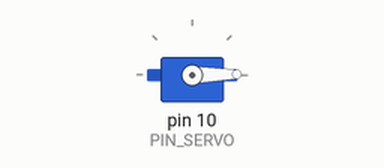
This sketch was run on a simulated Arduino Uno, built with avr-gcc and run on an emulated ATmega328P. On the bench: servo. What the sketch prints to the serial monitor is not drawn.

Above: at 2.0 s.
Timing chart, 0 to 40.0 s (numbered marks = the images above):
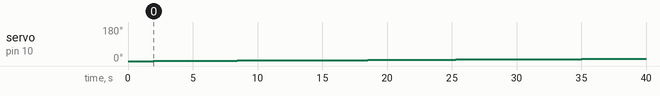

The sketch:

pdf13.ino
```cpp
#include <Servo.h>

// 핀 및 서보 기본 파라미터 설정
#define PIN_SERVO 10

#define _DUTY_MIN 550      // 0도일 때 펄스 폭 (us)
#define _DUTY_MAX 2400     // 180도일 때 펄스 폭 (us)

// =========================================================
// [실험 설정] 촬영할 실험에 맞게 속도와 목표 각도를 설정하십시오.
// =========================================================
// [실험 1 설정] 60초 동안 180도 등속 이동 (3도/초)
//#define _SERVO_SPEED 3.0
//#define _TARGET_ANGLE 180.0

// [실험 2 설정] 300초(5분) 동안 90도 등속 이동 (0.3도/초)
// ※ 실험 2를 실행/촬영할 때는 위 2줄을 주석 처리하고, 아래 2줄의 주석을 해제하십시오.
#define _SERVO_SPEED 0.3
#define _TARGET_ANGLE 90.0
// =========================================================

#define _LOOP_INTERVAL 20  // 제어 루프 주기 (20ms = 50Hz)

Servo myservo;

float current_angle = 0.0;     // 현재 각도 (도)
unsigned long last_loop_time = 0;

void setup() {
  myservo.attach(PIN_SERVO, _DUTY_MIN, _DUTY_MAX);

  // 시작 위치 0도로 초기화
  current_angle = 0.0;
  myservo.writeMicroseconds(_DUTY_MIN);

  Serial.begin(57600);
  delay(1000); // 전원 및 서보 보정 안정화 대기
}

void loop() {
  unsigned long current_time = millis();

  // 지정된 주기(_LOOP_INTERVAL ms)마다 등속 제어 계산 실행
  if (current_time - last_loop_time >= _LOOP_INTERVAL) {
    float dt = (current_time - last_loop_time) / 1000.0; // 실제 경과 시간 (초 단위)
    last_loop_time = current_time;

    // 목표 각도까지 등속 이동
    if (current_angle < _TARGET_ANGLE) {
      // 이동 각도 = 속도(deg/s) * 경과 시간(s)
      current_angle += _SERVO_SPEED * dt;

      // 목표 각도 초과 방지
      if (current_angle > _TARGET_ANGLE) {
        current_angle = _TARGET_ANGLE;
      }

      // 각도(deg) -> 서보 펄스 폭(us) 비례 변환
      int duty_us = (int)(_DUTY_MIN + (current_angle / 180.0) * (_DUTY_MAX - _DUTY_MIN));
      myservo.writeMicroseconds(duty_us);
    }

    // 시리얼 모니터 / 시리얼 플로터 출력
    Serial.print("Target:");      Serial.print(_TARGET_ANGLE);
    Serial.print(",Angle:");       Serial.print(current_angle);
    Serial.print(",Time_sec:");    Serial.println(millis() / 1000.0);
  }
}
```

Measured:
- by itself, servo on pin 10 (PIN_SERVO): moves from 0° to 12° over 36.6 s
